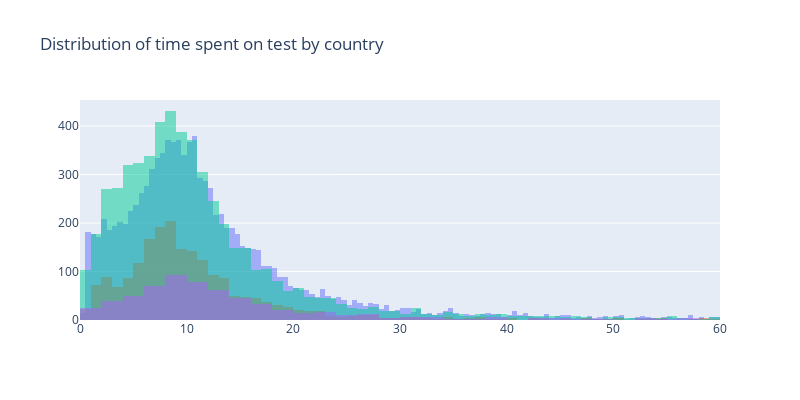

Notebook cell for this chart:
### Code cell
data = []
for j, c in enumerate(df_1['Q3'].unique()):
    df_small = df_1.loc[(df_1['Q3'] == c) & (df_1['Time from Start to Finish (in Munites)'] < 60),
                            'Time from Start to Finish (in Munites)']
    trace = go.Histogram(
        x=df_small,
        name=c,
        marker=dict(color=j, opacity=0.5),
        showlegend=False
    )  
    data.append(trace)
fig = go.Figure(data=data)
fig['layout'].update(height=400, width=800, barmode='overlay', title='Distribution of time spent on test by country');
iplot(fig);

### Figure 1 — Plotly figure (JSON) as saved in the notebook; plotly's stock layout.template omitted (floating-point values rounded to 4 significant figures; data arrays with more than 128 entries replaced by an {"elided": "..."} marker saying what was removed)
{"data": [{"marker": {"color": 0, "opacity": 0.5}, "name": "Other countries", "showlegend": false, "type": "histogram", "x": {"elided": "10144 float values"}}, {"marker": {"color": 1, "opacity": 0.5}, "name": "United States of America", "showlegend": false, "type": "histogram", "x": {"elided": "2048 float values"}}, {"marker": {"color": 2, "opacity": 0.5}, "name": "India", "showlegend": false, "type": "histogram", "x": {"elided": "5394 float values"}}, {"marker": {"color": 3, "opacity": 0.5}, "name": "Brazil", "showlegend": false, "type": "histogram", "x": {"elided": "628 float values"}}], "layout": {"barmode": "overlay", "height": 400, "title": {"text": "Distribution of time spent on test by country"}, "width": 800}}
